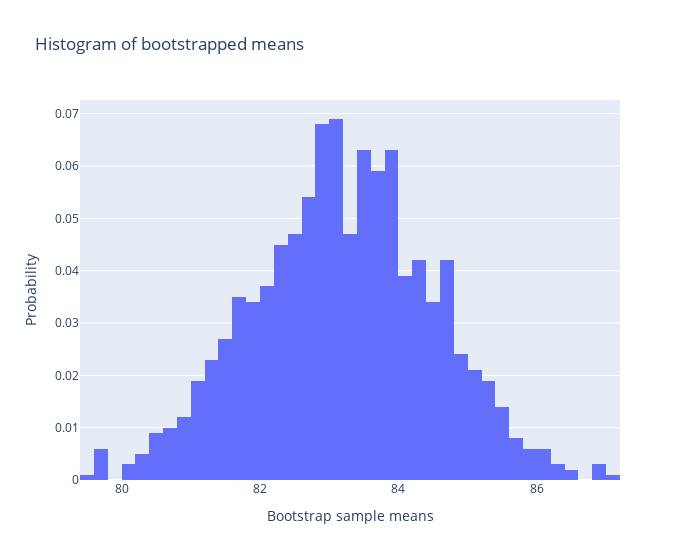

Notebook source saved alongside this figure:
### Code cell
fig = graph_objects.Figure(
    graph_objects.Histogram(
        x=sample_bootstrap_vals,
        histnorm='probability'
    )
)

fig.update_layout(
    title='Histogram of bootstrapped means',
    xaxis_title='Bootstrap sample means',
    yaxis_title='Probability',
    width=700
)

fig.show()

### Figure 1 — Plotly figure (JSON) as saved in the notebook; plotly's stock layout.template omitted (floating-point values rounded to 4 significant figures; data arrays with more than 128 entries replaced by an {"elided": "..."} marker saying what was removed)
{"data": [{"histnorm": "probability", "type": "histogram", "x": {"elided": "1000 float values"}}], "layout": {"title": {"text": "Histogram of bootstrapped means"}, "width": 700, "xaxis": {"title": {"text": "Bootstrap sample means"}}, "yaxis": {"title": {"text": "Probability"}}}}
